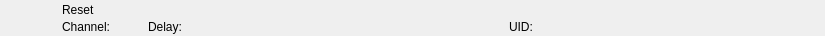
<?xml version="1.0" encoding="UTF-8"?>
<ui version="4.0">
 <class>RundownResetWidget</class>
 <widget class="QWidget" name="RundownResetWidget">
  <property name="geometry">
   <rect>
    <x>0</x>
    <y>0</y>
    <width>825</width>
    <height>36</height>
   </rect>
  </property>
  <layout class="QHBoxLayout" name="horizontalLayout">
   <property name="spacing">
    <number>0</number>
   </property>
   <property name="margin">
    <number>0</number>
   </property>
   <item>
    <widget class="QFrame" name="frameItem">
     <property name="sizePolicy">
      <sizepolicy hsizetype="Preferred" vsizetype="Fixed">
       <horstretch>0</horstretch>
       <verstretch>0</verstretch>
      </sizepolicy>
     </property>
     <property name="minimumSize">
      <size>
       <width>0</width>
       <height>36</height>
      </size>
     </property>
     <widget class="QLabel" name="labelIcon">
      <property name="geometry">
       <rect>
        <x>22</x>
        <y>2</y>
        <width>32</width>
        <height>32</height>
       </rect>
      </property>
      <property name="text">
       <string/>
      </property>
      <property name="pixmap">
       <pixmap resource="../Widgets.qrc">:/Graphics/Images/Reset.png</pixmap>
      </property>
      <property name="scaledContents">
       <bool>true</bool>
      </property>
     </widget>
     <widget class="QLabel" name="labelChannel">
      <property name="geometry">
       <rect>
        <x>62</x>
        <y>19</y>
        <width>77</width>
        <height>16</height>
       </rect>
      </property>
      <property name="text">
       <string>Channel:</string>
      </property>
     </widget>
     <widget class="QLabel" name="labelLabel">
      <property name="geometry">
       <rect>
        <x>62</x>
        <y>2</y>
        <width>561</width>
        <height>16</height>
       </rect>
      </property>
      <property name="text">
       <string>Reset</string>
      </property>
     </widget>
     <widget class="QLabel" name="labelColor">
      <property name="geometry">
       <rect>
        <x>0</x>
        <y>0</y>
        <width>18</width>
        <height>36</height>
       </rect>
      </property>
      <property name="text">
       <string/>
      </property>
     </widget>
     <widget class="QLabel" name="labelGroupColor">
      <property name="geometry">
       <rect>
        <x>0</x>
        <y>0</y>
        <width>6</width>
        <height>36</height>
       </rect>
      </property>
      <property name="text">
       <string/>
      </property>
     </widget>
     <widget class="QLabel" name="labelDevice">
      <property name="geometry">
       <rect>
        <x>240</x>
        <y>19</y>
        <width>260</width>
        <height>16</height>
       </rect>
      </property>
      <property name="text">
       <string></string>
      </property>
     </widget>
     <widget class="QLabel" name="labelDelay">
      <property name="geometry">
       <rect>
        <x>148</x>
        <y>19</y>
        <width>83</width>
        <height>16</height>
       </rect>
      </property>
      <property name="text">
       <string>Delay:</string>
      </property>
     </widget>
     <widget class="QLabel" name="labelRemoteTriggerId">
      <property name="geometry">
       <rect>
        <x>509</x>
        <y>19</y>
        <width>111</width>
        <height>16</height>
       </rect>
      </property>
      <property name="text">
       <string>UID:</string>
      </property>
     </widget>
    </widget>
   </item>
   <item>
    <widget class="QFrame" name="frameStatus">
     <property name="minimumSize">
      <size>
       <width>77</width>
       <height>0</height>
      </size>
     </property>
     <property name="maximumSize">
      <size>
       <width>77</width>
       <height>16777215</height>
      </size>
     </property>
     <widget class="QLabel" name="labelGpiConnected">
      <property name="geometry">
       <rect>
        <x>1</x>
        <y>2</y>
        <width>32</width>
        <height>32</height>
       </rect>
      </property>
      <property name="minimumSize">
       <size>
        <width>32</width>
        <height>32</height>
       </size>
      </property>
      <property name="maximumSize">
       <size>
        <width>32</width>
        <height>32</height>
       </size>
      </property>
      <property name="lineWidth">
       <number>0</number>
      </property>
      <property name="text">
       <string/>
      </property>
      <property name="pixmap">
       <pixmap resource="../Widgets.qrc">:/Graphics/Images/GpiConnected.png</pixmap>
      </property>
      <property name="scaledContents">
       <bool>true</bool>
      </property>
     </widget>
     <widget class="QLabel" name="labelDisconnected">
      <property name="geometry">
       <rect>
        <x>32</x>
        <y>2</y>
        <width>32</width>
        <height>32</height>
       </rect>
      </property>
      <property name="minimumSize">
       <size>
        <width>32</width>
        <height>32</height>
       </size>
      </property>
      <property name="maximumSize">
       <size>
        <width>32</width>
        <height>32</height>
       </size>
      </property>
      <property name="text">
       <string/>
      </property>
      <property name="pixmap">
       <pixmap resource="../Widgets.qrc">:/Graphics/Images/Disconnected.png</pixmap>
      </property>
      <property name="scaledContents">
       <bool>true</bool>
      </property>
     </widget>
     <widget class="QLabel" name="labelActiveColor">
      <property name="geometry">
       <rect>
        <x>69</x>
        <y>0</y>
        <width>8</width>
        <height>36</height>
       </rect>
      </property>
      <property name="minimumSize">
       <size>
        <width>8</width>
        <height>36</height>
       </size>
      </property>
      <property name="maximumSize">
       <size>
        <width>8</width>
        <height>36</height>
       </size>
      </property>
      <property name="text">
       <string/>
      </property>
     </widget>
    </widget>
   </item>
  </layout>
 </widget>
 <resources>
  <include location="../Widgets.qrc"/>
 </resources>
 <connections/>
 <slots>
  <slot>addToCombo()</slot>
 </slots>
</ui>
